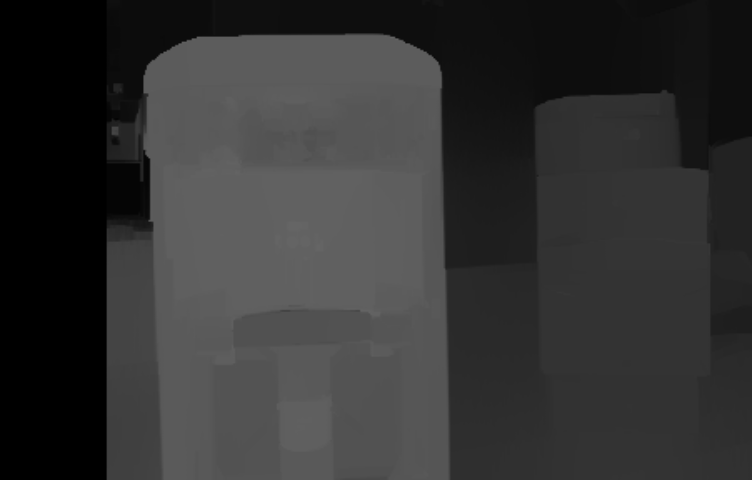
//> input picture 2tugs1close1far/disparity.png, 752 x 480 px
$ ./readisp   (built with g++ and OpenCV 4)
//> lines starting //> are read from the running program, lines starting //| are printed output that depends on the picture; after the words box and inside, x2 and y2 are one past the last pixel; in counts of white or black regions, pixels touching at a corner belong together


// Created: Tuesday, July 31, 2018 (180731)
// Purpose: Read a raw disparity map cv::Mat from a file

#include "opencv2/imgcodecs.hpp"
#include "opencv2/core/core.hpp"
#include <opencv2/highgui/highgui.hpp>
#include <opencv2/imgproc/imgproc.hpp>
#include "opencv2/calib3d/calib3d.hpp"
#include "opencv2/ximgproc/disparity_filter.hpp"

#include <stdio.h>
#include <iostream>
#include <sstream>


static int ghistoWidth = 320;
static int ghistoHeight = 420;
static int gcountBins = 64;


class CDisparity {

public:
  CDisparity (int imHW, int imHH, int bins) {
    imgHistoWidth = imHW;
    imgHistoHeight = imHH;
    countBins = bins;
  }
  ~CDisparity () {};

public:

  void ReadFile (const char* fileName) {
//> called with fileName = "disparity.png"
    mDisp = cv::imread ( fileName, CV_LOAD_IMAGE_ANYDEPTH );
//> mDisp is the input picture: 480 rows x 752 cols, CV_8UC1; min 0, max 101, mean 50.5
    return;
  }

  char* HistoWindowName () const {
    return (winHisto);
  }

  void VisualizeDisparity () {
    applyColorMap (mDisp, mvizDisp, cv::COLORMAP_JET);
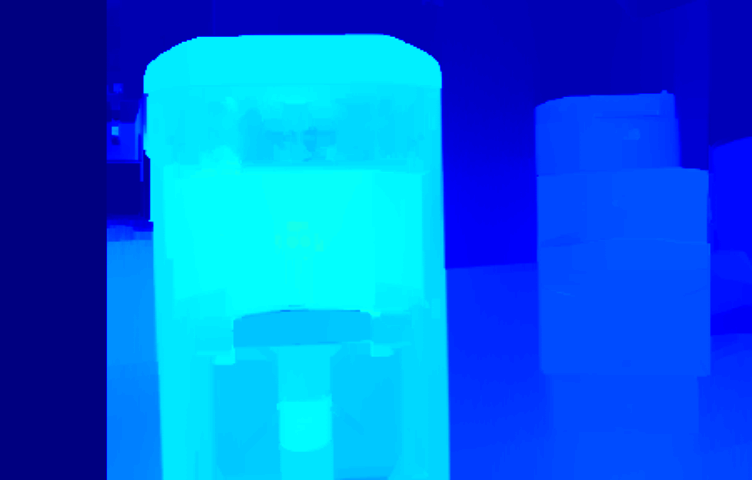
//> mvizDisp: 480 rows x 752 cols, CV_8UC3; mean B, G, R 225.6, 103.5, 0.2
    cv::namedWindow ( winDisp, 0);
    imshow ( winDisp, mvizDisp );
    return;
  }

  void Histo () {
    // For laughs & giggles get the range
    cv::minMaxLoc (mDisp, &minDisp, &maxDisp);
//> minDisp = 0; maxDisp = 101
    std::cout << " MinMax = (" << minDisp << ", " << maxDisp << ")" << std::endl;
//|  MinMax = (0, 101)

    // Calculate the histogram for the disparity
    int dims = 1;
    int countImages = 1;
    cv::calcHist ( &mDisp, countImages, 0, cv::Mat(), mHisto, 1, &gcountBins, 0);
//> mHisto = 64 values, max 52194 at index 12, min 0 at index 26, mean 5640; gcountBins = 64

    // Create a matrix to hold and image of the histogram
    // Give it a grayish background ('124')
    imgHisto = cv::Mat::ones (imgHistoWidth, imgHistoHeight, CV_8U) * 124;

    // Normalize the histogram
    cv::normalize (mHisto, mHisto, 0, imgHisto.rows, cv::NORM_MINMAX, CV_32F);
//> mHisto = 64 values, max 420 at index 12, min 0 at index 26, mean 45.38

    // Dram the histogram as rectangles on the histogram image
    int binW = cvRound ( (double)(imgHisto.cols)/ gcountBins );
//> binW = 5
    std::cout << " bin width = " << binW << " bins count ="  << gcountBins << " img cols = " << imgHisto.cols << std::endl;
//|  bin width = 5 bins count =64 img cols = 320

    for ( int i = 0; i < gcountBins; i++ ) {
      cv::rectangle ( imgHisto,
		      cv::Point (i*binW, imgHisto.rows),
		      cv::Point ((i+1)*binW, imgHisto.rows - cvRound (mHisto.at<float>(i))),
		      cv::Scalar::all(0), -1, 8, 0 );
    }
//> this loop made 64 passes
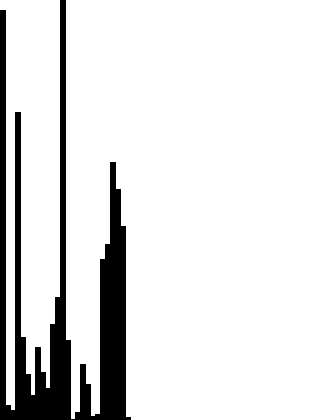
//> imgHisto: 420 rows x 320 cols, CV_8UC1; values 0 (black) and 124 (white), 88.1% white; 1 black region, box (x1, y1, x2, y2) and area: (0, 0, 131, 420) 15968
    cv::imshow ( winHisto, imgHisto);
    return;
  }

  // [10 lines left out: function Threshold, not called in this run]

  // Note: static 'Cursor' will call 'ClassCursor'
  //
  static void Cursor (int Event, int x, int y, int flags, void *params);

  // [39 lines left out: functions ClassCursor, Mouse, not called in this run]

private:
  int imgHistoWidth;
  int imgHistoHeight;
  int countBins;

  double minDisp, maxDisp;

  cv::Mat mHisto;
  cv::Mat imgHisto;
  cv::Mat mDisp;
  cv::Mat imgDisparity;
  cv::Mat mvizDisp;
  static char* const winHisto;
  static char* const winDisp;
};

//--------------------------------------------------------------------------
// STATIC MEMBERS
char* const CDisparity::winHisto = "Histogram";
char* const CDisparity::winDisp = "Disparity";

// [41 lines left out: functions Cursor, histo, not called in this run]

int main (int argc, char* argv[]) {

  const char* fileName = "disparity.png"; // Default file name
  if ( argc == 2 ) {
    fileName = argv[1]; // User supplied file name
  }

  // Create a class for perform histogramming
  CDisparity cDisp (420, 320, 64);
  cDisp.ReadFile (fileName);
  cDisp.VisualizeDisparity ();
  cDisp.Histo ();

  // Set callback for mouse interaction
  cv::setMouseCallback ( cDisp.HistoWindowName (), cDisp.Cursor, &cDisp );

  // Now wait
  cv::waitKey();

  return (0);
}

$ run again, with 2tugs1close1far/Left.png copied over 2tugs1close1far/disparity.png
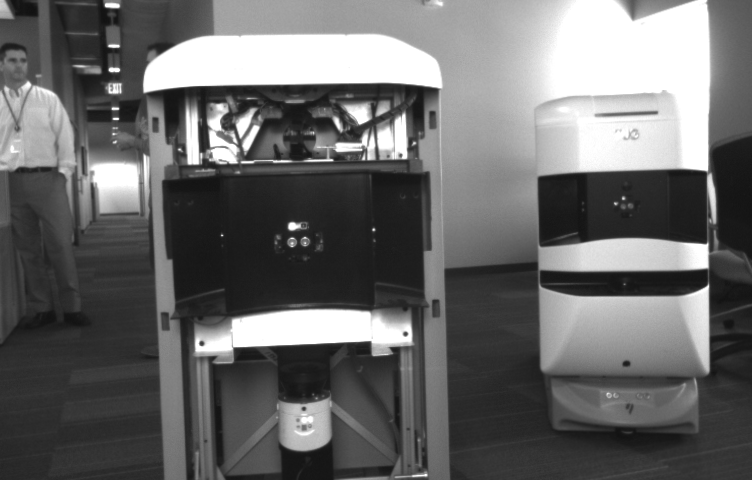
//> input picture 2tugs1close1far/Left.png, 752 x 480 px
//> in ReadFile, mDisp is the input picture: 480 rows x 752 cols, CV_8UC1; min 17, max 255, mean 105.3
//> in VisualizeDisparity, `applyColorMap (mDisp, mvizDisp, cv::COLORMAP_JET);`:
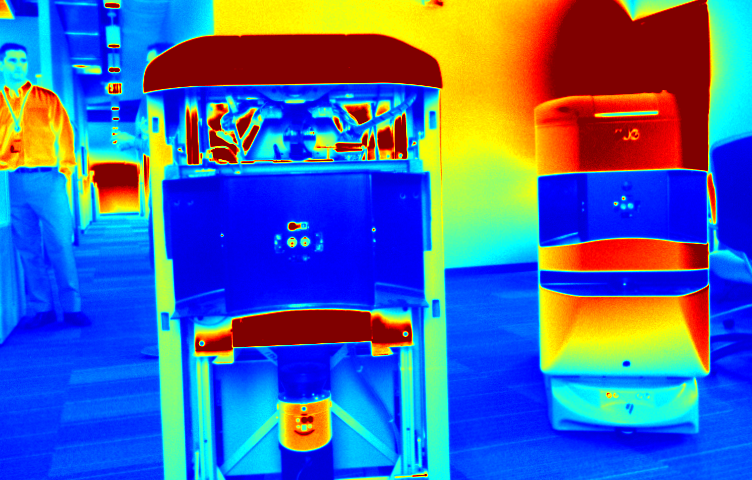
//> mvizDisp: 480 rows x 752 cols, CV_8UC3; mean B, G, R 166.7, 101.7, 71.5
//> minDisp = 17; maxDisp = 255
//|  MinMax = (17, 255)
//> in Histo, `cv::calcHist ( &mDisp, countImages, 0, cv::Mat(), mHisto, 1, &gcountBi..`: mHisto = 64 values, max 37814 at index 63, min 0 at index 0, mean 5640; gcountBins = 64
//> in Histo, `cv::normalize (mHisto, mHisto, 0, imgHisto.rows, cv::NORM_MINMAX, CV_3..`: mHisto = 64 values, max 420 at index 63, min 0 at index 0, mean 62.64
//> binW = 5
//|  bin width = 5 bins count =64 img cols = 320
//> the loop in Histo, `for ( int i = 0; i < gcountBins; i++ )` made 64 passes
//> after the loop in Histo, `for ( int i = 0; i < gcountBins; i++ )`:
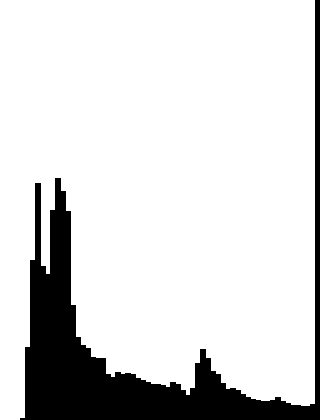
//> imgHisto: 420 rows x 320 cols, CV_8UC1; values 0 (black) and 124 (white), 84.8% white; 1 black region, box (x1, y1, x2, y2) and area: (20, 0, 320, 420) 20416
